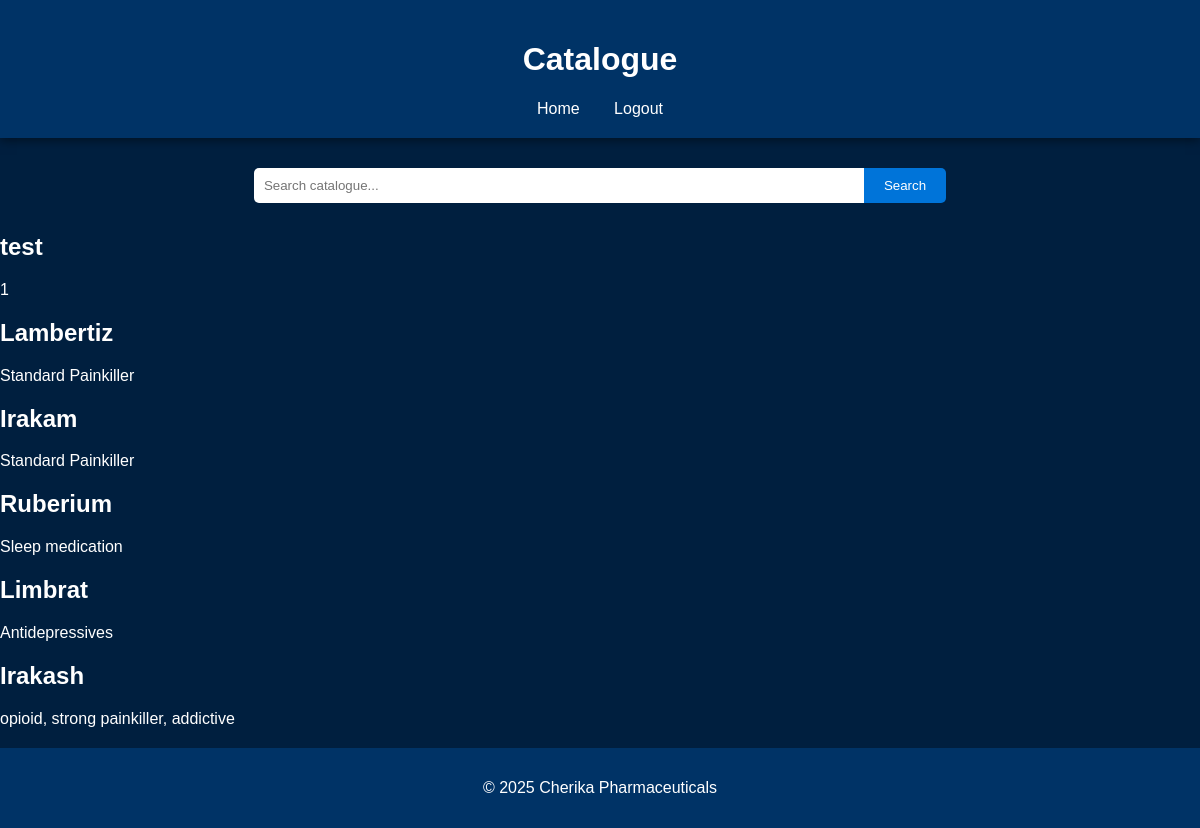
The page /catalogue (signed in) on the database its author committed.
### tables this page shows
CREATE TABLE catalogue (
                id INTEGER PRIMARY KEY AUTOINCREMENT,
                name TEXT NOT NULL,
                description TEXT NOT NULL
            );

### framework.py (the view)
@app.route('/catalogue')
def catalogue():
    if 'user_id' not in session:
        return render_template('error.html', message="You must be logged in to view the catalogue.")
    items = get_catalogue_items()
    return render_template('catalogue.html', items=items, query=None)

### GBD/db.py (called while the page is built)
def get_catalogue_items():
    conn = sqlite3.connect(DB_PATH)
    c = conn.cursor()
    c.execute('SELECT * FROM catalogue')
    rows = c.fetchall()
    conn.close()
    items = []
    for row in rows:
        item = {
            'id': row[0],
            'name': row[1],
            'description': row[2]
        }
        items.append(item)
    return items

### templates/catalogue.html (shortened to what this page needs)
<!DOCTYPE html>
<html lang="en">
<head>
    <link rel="stylesheet" href="/static/catalogue.css">
</head>
<body>
    <header>
        <h1>Catalogue</h1>
        <nav>
            <a href="/">Home</a>
            <a href="/logout">Logout</a>
        </nav>
    </header>
    <main>
        <form method="GET" action="/catalogue/search" class="search-bar">
            <input
                type="text"
                name="q"
                placeholder="Search catalogue..."
                value="{{ query if query else '' }}">
            <button type="submit">Search</button>
        </form>
        <section class="product-list">
            {% if items %}
                {% for item in items %}
                    <div class="product-item">
                        <h2>{{ item['name'] }}</h2>
                        <p>{{ item['description'] }}</p>
                    </div>
                {% endfor %}
            {% else %}
                <p class="no-items">No catalogue items found.</p>
            {% endif %}
        </section>
    </main>
    <footer>
        <p>&copy; 2025 Cherika Pharmaceuticals</p>
    </footer>
</body>
</html>

### static/catalogue.css (style rules this page uses)
body { margin: 0; padding: 0; font-family: Arial, sans-serif; background-color: #001f3f; color: white; }
header { text-align: center; padding: 20px; background: #003366; color: white; box-shadow: 0 2px 10px rgba(0, 0, 0, 0.5); }
header nav { margin-top: 10px; }
header nav a { color: white; text-decoration: none; margin: 0 15px; }
.search-bar { display: flex; justify-content: center; margin: 20px auto; padding: 10px; }
.search-bar input { padding: 10px; width: 50%; border: none; border-radius: 5px 0 0 5px; outline: none; }
.search-bar button { padding: 10px 20px; border: none; background-color: #0074D9; color: white; border-radius: 0 5px 5px 0; cursor: pointer; }
footer { text-align: center; padding: 15px; background: #003366; margin-top: 20px; }

### rows shown on the page
catalogue: name "test", description "1"
catalogue: name "Lambertiz", description "Standard Painkiller"
catalogue: name "Irakam", description "Standard Painkiller"
catalogue: name "Ruberium", description "Sleep medication"
catalogue: name "Limbrat", description "Antidepressives"
catalogue: name "Irakash", description "opioid, strong painkiller, addictive"
